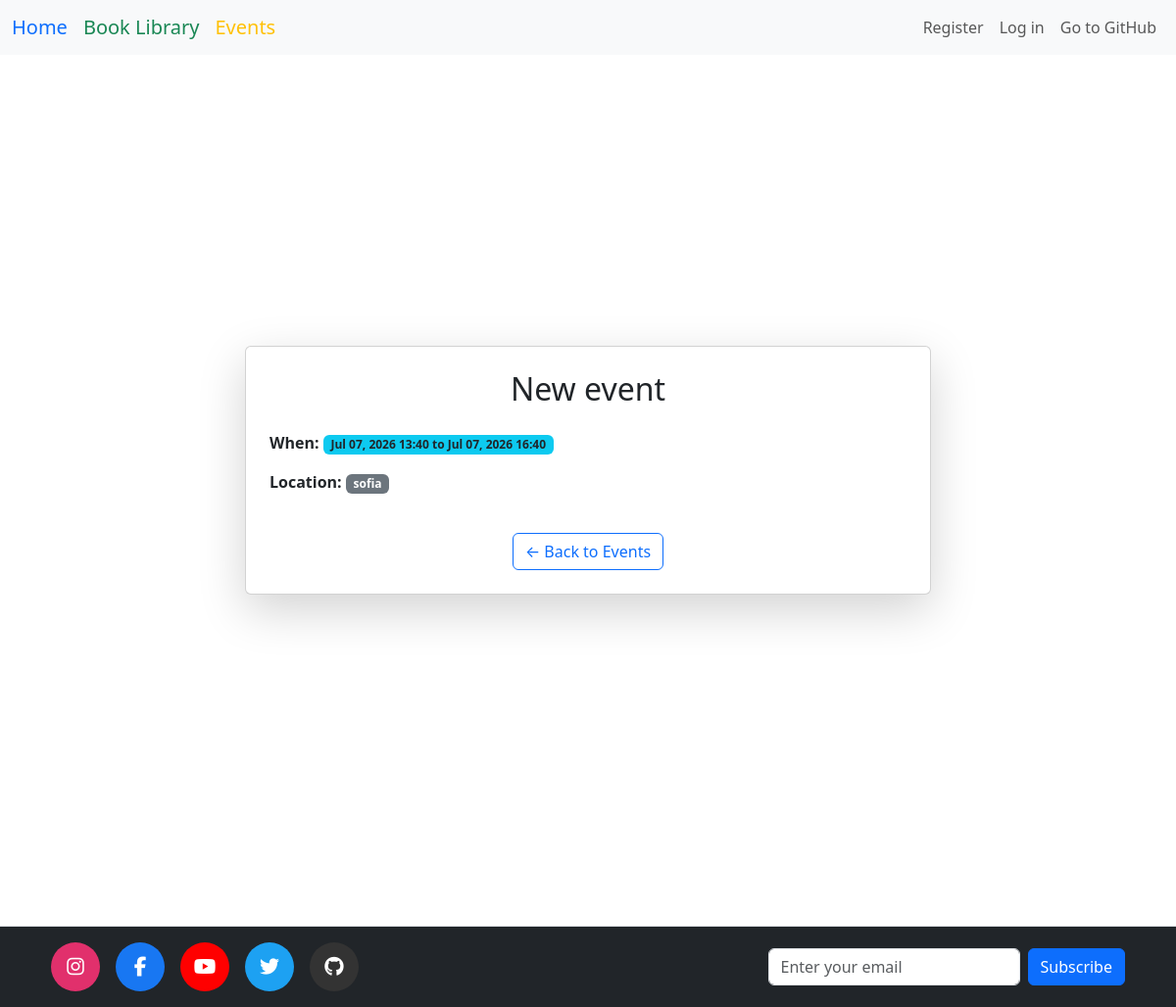
Screenshot of /event/details/5/ with the database file from the repository.
### events/models.py (models this page shows, shortened)
class Event(models.Model):
    title = models.CharField(max_length=200)
    description = models.TextField(null=True, blank=True)
    location = models.CharField(max_length=255)
    start_time = models.DateTimeField(default=timezone.now)
    end_time = models.DateTimeField(default=timezone.now)
    created_at = models.DateTimeField(auto_now_add=True)

### events/views.py (the view)
# urls.py: path('details/<int:pk>/', EventDetailsView.as_view(), name='event_details'),
class EventDetailsView(DetailView):
    model = Event
    template_name = 'events/event_details.html'
    context_object_name = 'event'

### books/forms.py
class EmailSubscriptionForm(forms.Form):
    email = forms.EmailField(
        widget=forms.EmailInput(attrs={
            'class': 'form-control',
            'placeholder': 'Enter your email',
            'required': True,
        }),
        label=""
    )

### books/context_processors.py (called while the page is built)
def subscription_form(request):
    return {
        'subscribe_form': EmailSubscriptionForm()
    }

### templates/events/event_details.html (shortened to what this page needs)
{% extends 'base.html' %}
{% block content %}
<div class="d-flex justify-content-center align-items-center min-vh-100">
  <div class="card shadow-lg p-4" style="max-width: 700px; width: 100%;">
    <h2 class="mb-4 text-center">{{ event.title }}</h2>
    <p><strong>When:</strong>
      <span class="badge bg-info text-dark">
        {{ event.start_time|date:"M d, Y H:i" }} to {{ event.end_time|date:"M d, Y H:i" }}
      </span>
    </p>
    <p><strong>Location:</strong>
      <span class="badge bg-secondary">{{ event.location }}</span>
    </p>
    <div class="text-center mt-4">
      <a href="{% url 'event_list' %}" class="btn btn-outline-primary">
        &larr; Back to Events
      </a>
    </div>
  </div>
</div>
{% endblock %}

### static/css/style.css (style rules this page uses)
body { padding-bottom: 100px; }

### rows the page displays
Event: title "New event", start_time "Jul 07, 2026 13:40", end_time "Jul 07, 2026 16:40", location "sofia"
